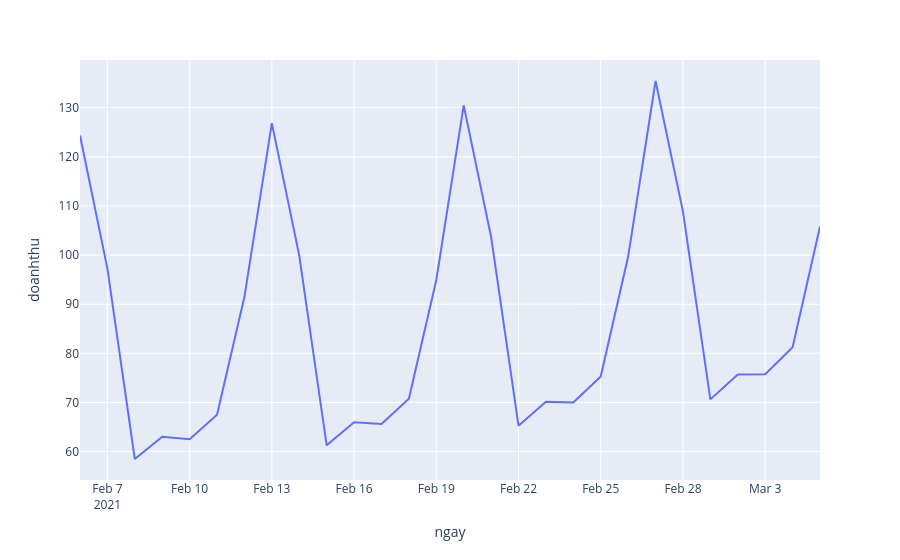

This figure's notebook cell:
### Code cell
draw(xvnt_12)

### Figure 1 — Plotly figure (JSON) as saved in the notebook; plotly's stock layout.template omitted (floating-point values rounded to 4 significant figures)
{"data": [{"hovertemplate": "ngay=%{x}<br>doanhthu=%{y}<extra></extra>", "legendgroup": "", "line": {"color": "#636efa", "dash": "solid"}, "mode": "lines", "name": "", "orientation": "v", "showlegend": false, "type": "scatter", "x": ["2021-02-06T00:00:00", "2021-02-07T00:00:00", "2021-02-08T00:00:00", "2021-02-09T00:00:00", "2021-02-10T00:00:00", "2021-02-11T00:00:00", "2021-02-12T00:00:00", "2021-02-13T00:00:00", "2021-02-14T00:00:00", "2021-02-15T00:00:00", "2021-02-16T00:00:00", "2021-02-17T00:00:00", "2021-02-18T00:00:00", "2021-02-19T00:00:00", "2021-02-20T00:00:00", "2021-02-21T00:00:00", "2021-02-22T00:00:00", "2021-02-23T00:00:00", "2021-02-24T00:00:00", "2021-02-25T00:00:00", "2021-02-26T00:00:00", "2021-02-27T00:00:00", "2021-02-28T00:00:00", "2021-03-01T00:00:00", "2021-03-02T00:00:00", "2021-03-03T00:00:00", "2021-03-04T00:00:00", "2021-03-05T00:00:00"], "xaxis": "x", "y": [124.3, 97.24, 58.48, 63.03, 62.51, 67.47, 91.5, 126.9, 99.9, 61.28, 65.97, 65.61, 70.74, 94.94, 130.5, 103.7, 65.26, 70.15, 69.98, 75.31, 99.7, 135.5, 108.9, 70.62, 75.71, 75.73, 81.26, 105.8], "yaxis": "y"}], "layout": {"legend": {"tracegroupgap": 0}, "margin": {"t": 60}, "xaxis": {"anchor": "y", "domain": [0, 1], "title": {"text": "ngay"}}, "yaxis": {"anchor": "x", "domain": [0, 1], "title": {"text": "doanhthu"}}}}
